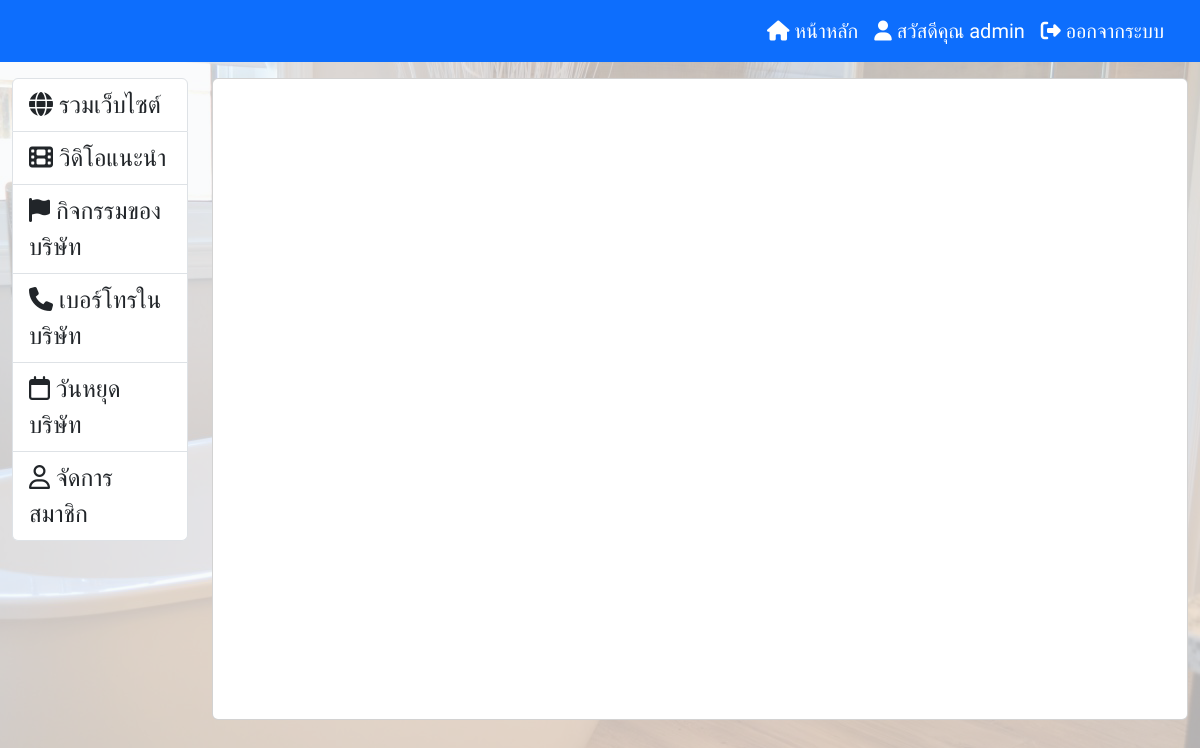
Before: /admin/index.php (signed in) with the older database file.
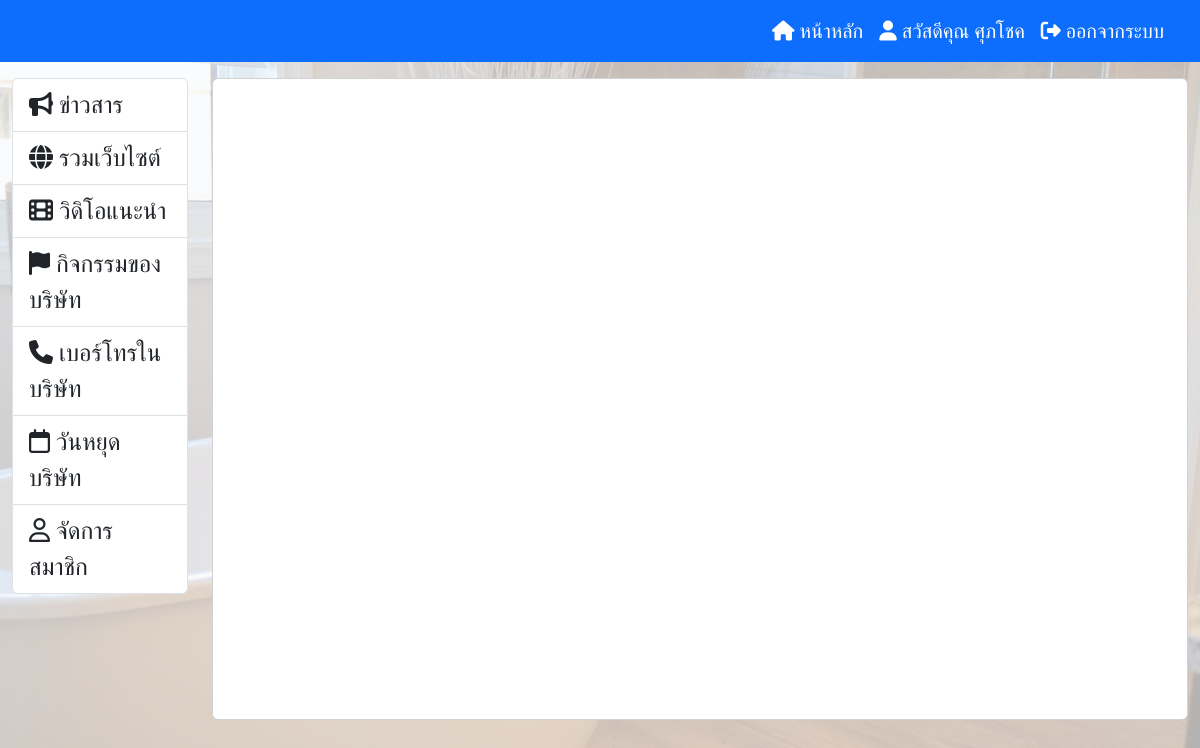
After: the same page with the newer database file.
### tables this page shows
CREATE TABLE `user` (
  `id` int(11) NOT NULL,
  `fullname` varchar(100) NOT NULL,
  `username` varchar(100) NOT NULL,
  `password` varchar(255) NOT NULL,
  `department` varchar(100) NOT NULL,
  `permission` varchar(255) NOT NULL
);

### admin/index.php (the view, shortened to what this page needs)
<?php
include_once '../conn.php';
$user_id = $_SESSION['id'];
$sql = "SELECT * FROM user WHERE id = ?";
$stmt = $conn->prepare($sql);
$stmt->bind_param("i", $user_id);
$stmt->execute();
$result = $stmt->get_result();
if ($result->num_rows > 0) {
    $row = $result->fetch_assoc();
    $permissions = explode(',', $row['permission']);
}
?>
<!DOCTYPE html>
<html lang="en">
<head>
    <link href="https://cdn.jsdelivr.net/npm/bootstrap@5.3.2/dist/css/bootstrap.min.css" rel="stylesheet" />
    <link rel="stylesheet" href="https://cdnjs.cloudflare.com/ajax/libs/font-awesome/6.5.2/css/all.min.css">
    <link rel="stylesheet" href="https://code.jquery.com/ui/1.12.1/themes/base/jquery-ui.css">
</head>
<body class="bg-light" style="background-image: url('../bg/002.png'); background-size: cover;">
    <nav class="navbar navbar-expand-lg navbar-dark bg-primary">
        <div class="container-fluid mx-3">
            <div class="collapse navbar-collapse" id="navbarNav">
                <ul class="navbar-nav ms-auto">
                    <li class="nav-item">
                        <a class="nav-link active fs-5" aria-current="page" href="index.php"><i class="fa-solid fa-house"></i> หน้าหลัก</a>
                    </li>
                    <li class="nav-item">
                        <a class="nav-link active fs-5" aria-current="page" href="#"><i class="fa-solid fa-user"></i> สวัสดีคุณ <?= explode(' ', $row['fullname'])[0] ?></a>
                    </li>
                    <li class="nav-item">
                        <a class="nav-link active fs-5" aria-current="page" href="#" onclick="logout()"><i class="fa-solid fa-right-from-bracket"></i> ออกจากระบบ</a>
                    </li>
                </ul>
            </div>
        </div>
    </nav>
    <div class="container-fluid mt-3">
        <div class="row">
            <div class="col-lg-2 col-md-3 col-sm-4">
                <div class="list-group">
                    <?php if (in_array('notice', $permissions)) : ?>
                        <a href="#" class="list-group-item list-group-item-action fs-4" onclick="manageNotice()"><i class="fa-solid fa-bullhorn"></i> ข่าวสาร</a>
                    <?php endif; ?>
                    <?php if (in_array('website', $permissions)) : ?>
                        <a href="#" class="list-group-item list-group-item-action fs-4" onclick="manageWeb()"><i class="fa-solid fa-globe"></i> รวมเว็บไซต์</a>
                    <?php endif; ?>
                    <?php if (in_array('video', $permissions)) : ?>
                        <a href="#" class="list-group-item list-group-item-action fs-4" onclick="manageVdo()"><i class="fa-solid fa-film"></i> วิดิโอแนะนำ</a>
                    <?php endif; ?>
                    <?php if (in_array('event', $permissions)) : ?>
                        <a href="#" class="list-group-item list-group-item-action fs-4" onclick="manageEvent()"><i class="fa-solid fa-flag"></i> กิจกรรมของบริษัท</a>
                    <?php endif; ?>
                    <?php if (in_array('telephone', $permissions)) : ?>
                        <a href="#" class="list-group-item list-group-item-action fs-4" onclick="manageTel()"><i class="fa-solid fa-phone"></i> เบอร์โทรในบริษัท</a>
                    <?php endif; ?>
                    <?php if (in_array('holiday', $permissions)) : ?>
                        <a href="#" class="list-group-item list-group-item-action fs-4" onclick="manageHoliday()"><i class="fa-regular fa-calendar"></i> วันหยุดบริษัท</a>
                    <?php endif; ?>
                    <?php if (in_array('member', $permissions)) : ?>
                        <a href="#" class="list-group-item list-group-item-action fs-4" onclick="manageUser()"><i class="fa-regular fa-user"></i> จัดการสมาชิก</a>
                    <?php endif; ?>
                </div>
            </div>
            <div class="col-lg-10 col-md-9 col-sm-8">
                <div class="card">
                    <div class="card-body body_content" style="overflow: auto; height: 80vh;">
                    </div>
                </div>
            </div>
        </div>
    </div>
</body>
</html>

### admin/index.php (style rules this page uses)
body { font-family: 'Sarabun', sans-serif; }

Changed rows visible on the page:
changed user: fullname "admin" → "ศุภโชค"
Other visible differences:
text now shown: "ข่าวสาร"
